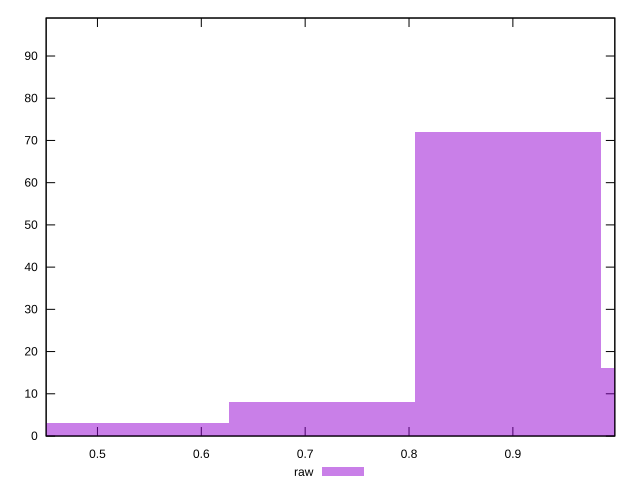

This figure's gnuplot source:
reset

$raw <<EOF
0.5372804625112862 3
0.7163739500150483 8
1.0745609250225725 16
0.8954674375188104 72
EOF

set key outside below
set boxwidth 0.17909348750376208
set xrange [0.45060427217032717:0.9981578300592069]
set yrange [0:99]
set trange [0:99]
set style fill transparent solid 0.5 noborder
set terminal svg size 640, 490 enhanced background rgb 'white'
set output "report/report_00029_2021-02-24T13-36-40.390Z/meta/pScore/samples/card/raw/histogram.svg"

plot $raw title "raw" with boxes

reset
